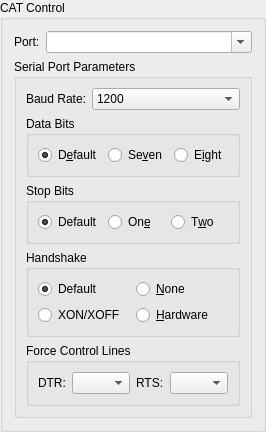
            <widget class="QGroupBox" name="CAT_control_group_box">
             <property name="sizePolicy">
              <sizepolicy hsizetype="Preferred" vsizetype="Preferred">
               <horstretch>0</horstretch>
               <verstretch>0</verstretch>
              </sizepolicy>
             </property>
             <property name="toolTip">
              <string>Settings that control your CAT interface.</string>
             </property>
             <property name="title">
              <string>CAT Control</string>
             </property>
             <layout class="QVBoxLayout" name="verticalLayout_3">
              <item>
               <layout class="QFormLayout" name="formLayout">
                <property name="fieldGrowthPolicy">
                 <enum>QFormLayout::ExpandingFieldsGrow</enum>
                </property>
                <item row="0" column="0">
                 <widget class="QLabel" name="CAT_port_label">
                  <property name="text">
                   <string>Port:</string>
                  </property>
                  <property name="buddy">
                   <cstring>CAT_port_combo_box</cstring>
                  </property>
                 </widget>
                </item>
                <item row="0" column="1">
                 <widget class="QComboBox" name="CAT_port_combo_box">
                  <property name="sizePolicy">
                   <sizepolicy hsizetype="MinimumExpanding" vsizetype="Fixed">
                    <horstretch>1</horstretch>
                    <verstretch>0</verstretch>
                   </sizepolicy>
                  </property>
                  <property name="toolTip">
                   <string>Serial port used for CAT control.</string>
                  </property>
                  <property name="editable">
                   <bool>true</bool>
                  </property>
                  <property name="currentText">
                   <string/>
                  </property>
                  <property name="insertPolicy">
                   <enum>QComboBox::NoInsert</enum>
                  </property>
                 </widget>
                </item>
               </layout>
              </item>
              <item>
               <widget class="QGroupBox" name="CAT_serial_port_parameters_group_box">
                <property name="sizePolicy">
                 <sizepolicy hsizetype="Preferred" vsizetype="MinimumExpanding">
                  <horstretch>0</horstretch>
                  <verstretch>0</verstretch>
                 </sizepolicy>
                </property>
                <property name="accessibleName">
                 <string>Serial Port Parameters</string>
                </property>
                <property name="title">
                 <string>Serial Port Parameters</string>
                </property>
                <layout class="QVBoxLayout" name="verticalLayout">
                 <item>
                  <layout class="QFormLayout" name="formLayout_5">
                   <property name="fieldGrowthPolicy">
                    <enum>QFormLayout::ExpandingFieldsGrow</enum>
                   </property>
                   <item row="0" column="0">
                    <widget class="QLabel" name="CAT_baud_label">
                     <property name="text">
                      <string>Baud Rate:</string>
                     </property>
                     <property name="buddy">
                      <cstring>CAT_serial_baud_combo_box</cstring>
                     </property>
                    </widget>
                   </item>
                   <item row="0" column="1">
                    <widget class="QComboBox" name="CAT_serial_baud_combo_box">
                     <property name="sizePolicy">
                      <sizepolicy hsizetype="MinimumExpanding" vsizetype="Fixed">
                       <horstretch>0</horstretch>
                       <verstretch>0</verstretch>
                      </sizepolicy>
                     </property>
                     <property name="toolTip">
                      <string>Serial port data rate which must match the setting of your radio.</string>
                     </property>
                     <property name="currentIndex">
                      <number>0</number>
                     </property>
                     <item>
                      <property name="text">
                       <string>1200</string>
                      </property>
                     </item>
                     <item>
                      <property name="text">
                       <string>2400</string>
                      </property>
                     </item>
                     <item>
                      <property name="text">
                       <string>4800</string>
                      </property>
                     </item>
                     <item>
                      <property name="text">
                       <string>9600</string>
                      </property>
                     </item>
                     <item>
                      <property name="text">
                       <string>19200</string>
                      </property>
                     </item>
                     <item>
                      <property name="text">
                       <string>38400</string>
                      </property>
                     </item>
                     <item>
                      <property name="text">
                       <string>57600</string>
                      </property>
                     </item>
                     <item>
                      <property name="text">
                       <string>115200</string>
                      </property>
                     </item>
                    </widget>
                   </item>
                  </layout>
                 </item>
                 <item>
                  <widget class="QGroupBox" name="CAT_data_bits_group_box">
                   <property name="toolTip">
                    <string>&lt;html&gt;&lt;head/&gt;&lt;body&gt;&lt;p&gt;Number of data bits used to communicate with your radio's CAT interface (usually eight).&lt;/p&gt;&lt;/body&gt;&lt;/html&gt;</string>
                   </property>
                   <property name="accessibleName">
                    <string>Data bits</string>
                   </property>
                   <property name="title">
                    <string>Data Bits</string>
                   </property>
                   <layout class="QHBoxLayout" name="horizontalLayout_4">
                    <item>
                     <widget class="QRadioButton" name="CAT_default_bit_radio_button">
                      <property name="text">
                       <string>D&amp;efault</string>
                      </property>
                      <property name="checked">
                       <bool>true</bool>
                      </property>
                      <attribute name="buttonGroup">
                       <string notr="true">CAT_data_bits_button_group</string>
                      </attribute>
                     </widget>
                    </item>
                    <item>
                     <widget class="QRadioButton" name="CAT_7_bit_radio_button">
                      <property name="text">
                       <string>Se&amp;ven</string>
                      </property>
                      <property name="autoExclusive">
                       <bool>true</bool>
                      </property>
                      <attribute name="buttonGroup">
                       <string notr="true">CAT_data_bits_button_group</string>
                      </attribute>
                     </widget>
                    </item>
                    <item>
                     <widget class="QRadioButton" name="CAT_8_bit_radio_button">
                      <property name="text">
                       <string>E&amp;ight</string>
                      </property>
                      <property name="checked">
                       <bool>false</bool>
                      </property>
                      <attribute name="buttonGroup">
                       <string notr="true">CAT_data_bits_button_group</string>
                      </attribute>
                     </widget>
                    </item>
                   </layout>
                  </widget>
                 </item>
                 <item>
                  <widget class="QGroupBox" name="CAT_stop_bits_group_box">
                   <property name="toolTip">
                    <string>&lt;html&gt;&lt;head/&gt;&lt;body&gt;&lt;p&gt;Number of stop bits used when communicating with your radio's CAT interface&lt;/p&gt;&lt;p&gt;(consult you radio's manual for details).&lt;/p&gt;&lt;/body&gt;&lt;/html&gt;</string>
                   </property>
                   <property name="accessibleName">
                    <string>Stop bits</string>
                   </property>
                   <property name="title">
                    <string>Stop Bits</string>
                   </property>
                   <layout class="QHBoxLayout" name="horizontalLayout_2">
                    <item>
                     <widget class="QRadioButton" name="CAT_default_stop_bit_radio_button">
                      <property name="text">
                       <string>Default</string>
                      </property>
                      <property name="checked">
                       <bool>true</bool>
                      </property>
                      <attribute name="buttonGroup">
                       <string notr="true">CAT_stop_bits_button_group</string>
                      </attribute>
                     </widget>
                    </item>
                    <item>
                     <widget class="QRadioButton" name="CAT_one_stop_bit_radio_button">
                      <property name="text">
                       <string>On&amp;e</string>
                      </property>
                      <attribute name="buttonGroup">
                       <string notr="true">CAT_stop_bits_button_group</string>
                      </attribute>
                     </widget>
                    </item>
                    <item>
                     <widget class="QRadioButton" name="CAT_two_stop_bit_radio_button">
                      <property name="text">
                       <string>T&amp;wo</string>
                      </property>
                      <property name="checked">
                       <bool>false</bool>
                      </property>
                      <attribute name="buttonGroup">
                       <string notr="true">CAT_stop_bits_button_group</string>
                      </attribute>
                     </widget>
                    </item>
                   </layout>
                  </widget>
                 </item>
                 <item>
                  <widget class="QGroupBox" name="CAT_handshake_group_box">
                   <property name="toolTip">
                    <string>&lt;html&gt;&lt;head/&gt;&lt;body&gt;&lt;p&gt;Flow control protocol used between this computer and your radio's CAT interface (usually &amp;quot;None&amp;quot; but some require &amp;quot;Hardware&amp;quot;).&lt;/p&gt;&lt;/body&gt;&lt;/html&gt;</string>
                   </property>
                   <property name="accessibleName">
                    <string>Handshake</string>
                   </property>
                   <property name="title">
                    <string>Handshake</string>
                   </property>
                   <layout class="QGridLayout" name="gridLayout_11">
                    <item row="0" column="0">
                     <widget class="QRadioButton" name="CAT_handshake_default_radio_button">
                      <property name="text">
                       <string>Default</string>
                      </property>
                      <property name="checked">
                       <bool>true</bool>
                      </property>
                      <attribute name="buttonGroup">
                       <string notr="true">CAT_handshake_button_group</string>
                      </attribute>
                     </widget>
                    </item>
                    <item row="0" column="1">
                     <widget class="QRadioButton" name="CAT_handshake_none_radio_button">
                      <property name="text">
                       <string>&amp;None</string>
                      </property>
                      <property name="checked">
                       <bool>false</bool>
                      </property>
                      <attribute name="buttonGroup">
                       <string notr="true">CAT_handshake_button_group</string>
                      </attribute>
                     </widget>
                    </item>
                    <item row="1" column="0">
                     <widget class="QRadioButton" name="CAT_handshake_xon_radio_button">
                      <property name="toolTip">
                       <string>Software flow control (very rare on CAT interfaces).</string>
                      </property>
                      <property name="text">
                       <string>XON/XOFF</string>
                      </property>
                      <attribute name="buttonGroup">
                       <string notr="true">CAT_handshake_button_group</string>
                      </attribute>
                     </widget>
                    </item>
                    <item row="1" column="1">
                     <widget class="QRadioButton" name="CAT_handshake_hardware_radio_button">
                      <property name="toolTip">
                       <string>Flow control using the RTS and CTS RS-232 control lines
not often used but some radios have it as an option and 
a few, particularly some Kenwood rigs, require it).</string>
                      </property>
                      <property name="text">
                       <string>&amp;Hardware</string>
                      </property>
                      <attribute name="buttonGroup">
                       <string notr="true">CAT_handshake_button_group</string>
                      </attribute>
                     </widget>
                    </item>
                   </layout>
                  </widget>
                 </item>
                 <item>
                  <widget class="QGroupBox" name="CAT_control_lines_group_box">
                   <property name="toolTip">
                    <string>Special control of CAT port control lines.</string>
                   </property>
                   <property name="accessibleName">
                    <string>Force Control Lines</string>
                   </property>
                   <property name="title">
                    <string>Force Control Lines</string>
                   </property>
                   <property name="checked">
                    <bool>false</bool>
                   </property>
                   <layout class="QHBoxLayout" name="horizontalLayout_8">
                    <item>
                     <layout class="QFormLayout" name="formLayout_8">
                      <item row="0" column="1">
                       <widget class="QComboBox" name="force_DTR_combo_box">
                        <item>
                         <property name="text">
                          <string/>
                         </property>
                        </item>
                        <item>
                         <property name="text">
                          <string>High</string>
                         </property>
                        </item>
                        <item>
                         <property name="text">
                          <string>Low</string>
                         </property>
                        </item>
                       </widget>
                      </item>
                      <item row="0" column="0">
                       <widget class="QLabel" name="force_DTR_label">
                        <property name="text">
                         <string>DTR:</string>
                        </property>
                        <property name="buddy">
                         <cstring>force_DTR_combo_box</cstring>
                        </property>
                       </widget>
                      </item>
                     </layout>
                    </item>
                    <item>
                     <layout class="QFormLayout" name="formLayout_9">
                      <item row="0" column="0">
                       <widget class="QLabel" name="force_RTS_label">
                        <property name="text">
                         <string>RTS:</string>
                        </property>
                        <property name="buddy">
                         <cstring>force_RTS_combo_box</cstring>
                        </property>
                       </widget>
                      </item>
                      <item row="0" column="1">
                       <widget class="QComboBox" name="force_RTS_combo_box">
                        <item>
                         <property name="text">
                          <string/>
                         </property>
                        </item>
                        <item>
                         <property name="text">
                          <string>High</string>
                         </property>
                        </item>
                        <item>
                         <property name="text">
                          <string>Low</string>
                         </property>
                        </item>
                       </widget>
                      </item>
                     </layout>
                    </item>
                   </layout>
                  </widget>
                 </item>
                </layout>
               </widget>
              </item>
             </layout>
            </widget>
